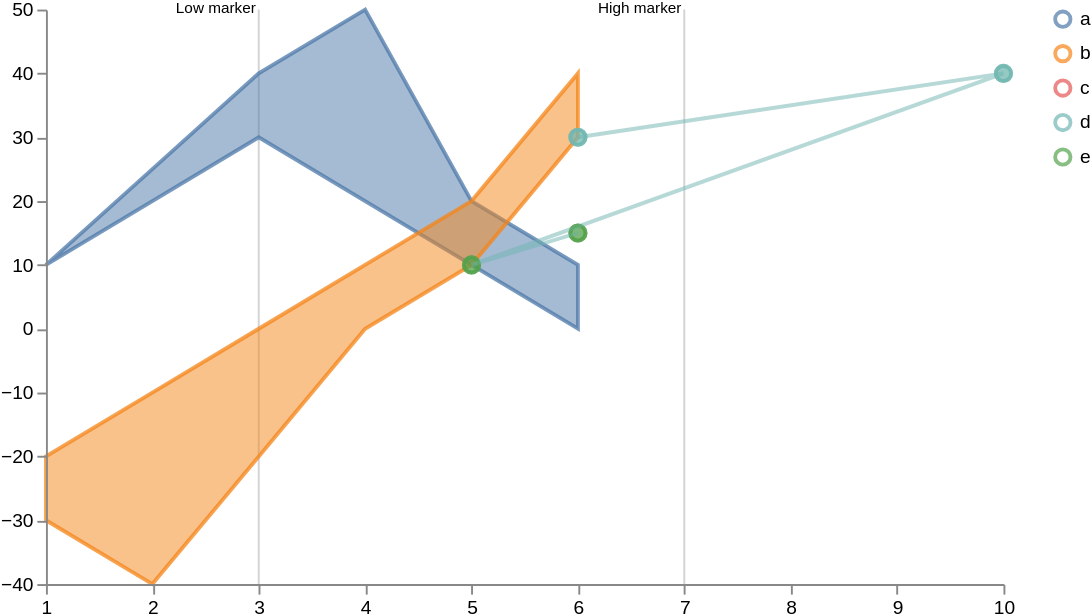

Write a Vega-Lite specification for this figure.
### Vega specification from a JSON file in a GitHub repository (floating-point values rounded to 4 significant figures)
{"$schema": "https://vega.github.io/schema/vega/v5.json", "width": 500, "height": 300, "scales": [{"name": "xscale", "type": "linear", "range": "width", "zero": false, "domain": {"fields": [{"data": "distributions", "field": "timepoint_id"}, {"data": "traces", "field": "timepoint_id"}, {"data": "points", "field": "timepoint_id"}, {"data": "markers", "field": "timepoint_id"}]}}, {"name": "yscale", "type": "linear", "range": "height", "nice": true, "zero": true, "domain": {"fields": [{"data": "distributions", "field": "lower"}, {"data": "distributions", "field": "upper"}, {"data": "traces", "field": "value"}, {"data": "points", "field": "value"}]}}, {"name": "color", "type": "ordinal", "range": "category", "domain": {"fields": [{"data": "distributions", "field": "trajectory"}, {"data": "traces", "field": "trajectory"}, {"data": "points", "field": "trajectory"}]}}], "axes": [{"orient": "bottom", "scale": "xscale", "zindex": 100}, {"orient": "left", "scale": "yscale", "zindex": 100}], "signals": [{"name": "clear", "value": true, "on": [{"events": "mouseup[!event.item]", "update": "true", "force": true}]}, {"name": "shift", "value": false, "on": [{"events": "@legendSymbol:click, @legendLabel:click", "update": "event.shiftKey", "force": true}]}, {"name": "clicked", "value": null, "on": [{"events": "@legendSymbol:click, @legendLabel:click", "update": "{value: datum.value}", "force": true}]}], "legends": [{"stroke": "color", "encode": {"symbols": {"name": "legendSymbol", "interactive": true, "update": {"fill": {"value": "transparent"}, "strokeWidth": {"value": 2}, "opacity": [{"test": "!length(data('selected')) || indata('selected', 'value', datum.value)", "value": 0.7}, {"value": 0.15}], "size": {"value": 64}}}, "labels": {"name": "legendLabel", "interactive": true, "update": {"opacity": [{"test": "!length(data('selected')) || indata('selected', 'value', datum.value)", "value": 1}, {"value": 0.25}]}}}}], "marks": [{"type": "group", "zindex": 3, "name": "_points", "from": {"facet": {"name": "points_split", "data": "points", "groupby": "trajectory"}}, "marks": [{"type": "symbol", "name": "_points_symbol", "from": {"data": "points"}, "zindex": 3, "encode": {"update": {"x": {"scale": "xscale", "field": "timepoint_id"}, "y": {"scale": "yscale", "field": "value"}, "strokeWidth": {"value": 2}, "fill": {"scale": "color", "field": "trajectory"}, "stroke": {"scale": "color", "field": "trajectory"}, "fillOpacity": [{"test": "!length(data('selected')) || indata('selected', 'value', datum.trajectory)", "value": 0.5}, {"value": 0.15}], "strokeOpacity": [{"test": "!length(data('selected')) || indata('selected', 'value', datum.trajectory)", "value": 0.75}, {"value": 0.15}]}, "hover": {"fillOpacity": {"value": 0.9}}}}, {"type": "line", "name": "_points_line", "from": {"data": "points"}, "zindex": 3, "encode": {"update": {"x": {"scale": "xscale", "field": "timepoint_id"}, "y": {"scale": "yscale", "field": "value"}, "strokeWidth": {"value": 2}, "stroke": {"scale": "color", "field": "trajectory"}, "interpolate": {"value": "linear"}, "strokeOpacity": [{"test": "!length(data('selected')) || indata('selected', 'value', datum.trajectory)", "value": 0.3}, {"value": 0.1}]}, "hover": {"fillOpacity": {"value": 0.9}}}}]}, {"type": "group", "zindex": 2, "name": "_traces", "from": {"facet": {"name": "traces_split", "data": "traces", "groupby": "trajectory"}}, "marks": [{"type": "line", "name": "_traces_lines", "from": {"data": "traces_split"}, "encode": {"update": {"x": {"scale": "xscale", "field": "timepoint_id"}, "y": {"scale": "yscale", "field": "value"}, "strokeWidth": {"value": 2}, "stroke": {"scale": "color", "field": "trajectory"}, "interpolate": {"value": "linear"}, "strokeOpacity": [{"test": "!length(data('selected')) || indata('selected', 'value', datum.trajectory)", "value": 0.75}, {"value": 0.15}]}, "hover": {"fillOpacity": {"value": 0.9}}}}]}, {"type": "group", "name": "_distributions", "zindex": 1, "from": {"facet": {"name": "trajectory_split", "data": "distributions", "groupby": "trajectory"}}, "marks": [{"type": "area", "from": {"data": "trajectory_split"}, "encode": {"update": {"x": {"scale": "xscale", "field": "timepoint_id"}, "y": {"scale": "yscale", "field": "upper"}, "y2": {"scale": "yscale", "field": "lower"}, "interpolate": {"value": "linear"}, "strokeWidth": {"value": 2}, "fill": {"scale": "color", "field": "trajectory"}, "stroke": {"scale": "color", "field": "trajectory"}, "fillOpacity": [{"test": "!length(data('selected')) || indata('selected', 'value', datum.trajectory)", "value": 0.5}, {"value": 0.15}], "strokeOpacity": [{"test": "!length(data('selected')) || indata('selected', 'value', datum.trajectory)", "value": 0.75}, {"value": 0.15}]}, "hover": {"fillOpacity": {"value": 0.9}}}}]}, {"type": "group", "name": "_markers", "marks": [{"type": "rule", "name": "_marker text", "from": {"data": "markers"}, "encode": {"enter": {"stroke": {"value": "lightgray"}}, "update": {"x": {"scale": "xscale", "field": "timepoint_id"}, "y2": {"value": 0}, "y": {"signal": "height"}, "opacity": {"value": 1}}}}, {"type": "text", "name": "_marker flags", "from": {"data": "_marker text"}, "encode": {"enter": {"text": {"field": "datum.label"}, "y": {"value": 0}, "fontSize": {"value": 8}}}, "transform": [{"type": "label", "lineAnchor": "start", "as": ["x", "_y", "opacity", "align", "baseline"], "offset": [1], "size": {"signal": "[width, height]"}}]}]}], "data": [{"name": "distributions", "values": [{"timepoint_id": 1, "upper": 10, "lower": 10, "trajectory": "a"}, {"timepoint_id": 2, "upper": 20, "lower": 25, "trajectory": "a"}, {"timepoint_id": 3, "upper": 30, "lower": 40, "trajectory": "a"}, {"timepoint_id": 4, "upper": 20, "lower": 50, "trajectory": "a"}, {"timepoint_id": 5, "upper": 10, "lower": 20, "trajectory": "a"}, {"timepoint_id": 6, "upper": 0, "lower": 10, "trajectory": "a"}, {"timepoint_id": 1, "upper": -30, "lower": -20, "trajectory": "b"}, {"timepoint_id": 2, "upper": -40, "lower": -10, "trajectory": "b"}, {"timepoint_id": 3, "upper": -20, "lower": 0, "trajectory": "b"}, {"timepoint_id": 4, "upper": 0, "lower": 10, "trajectory": "b"}, {"timepoint_id": 5, "upper": 10, "lower": 20, "trajectory": "b"}, {"timepoint_id": 6, "upper": 30, "lower": 40, "trajectory": "b"}]}, {"name": "traces", "values": [{"timepoint_id": 6, "value": 30, "trajectory": "c"}, {"timepoint_id": 6, "value": 30, "trajectory": "d"}]}, {"name": "points", "values": [{"timepoint_id": 6, "value": 30, "trajectory": "d"}, {"timepoint_id": 10, "value": 40, "trajectory": "d"}, {"timepoint_id": 5, "value": 10, "trajectory": "e"}, {"timepoint_id": 6, "value": 15, "trajectory": "e"}]}, {"name": "markers", "values": [{"timepoint_id": 3, "label": "Low marker"}, {"timepoint_id": 7, "label": "High marker"}]}, {"name": "selected", "on": [{"trigger": "clear", "remove": true}, {"trigger": "!shift", "remove": true}, {"trigger": "!shift && clicked", "insert": "clicked"}, {"trigger": "shift && clicked", "toggle": "clicked"}]}]}
